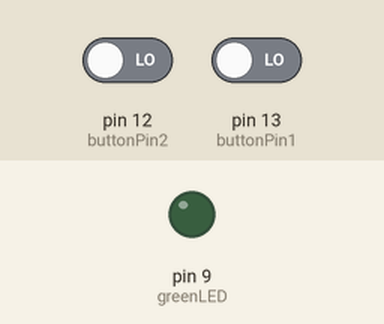
This sketch was run on a simulated Arduino Uno, built with avr-gcc and run on an emulated ATmega328P. Parts: output pins drawn as LEDs (lit = HIGH). The test bench sets the inputs (shaded band); at power-on: pin 12 (buttonPin2) LOW, pin 13 (buttonPin1) LOW.

Above: at 1.2 s.
1.3 s: pin 12 (buttonPin2) driven HIGH and pin 13 (buttonPin1) driven HIGH
At 2.5 s:
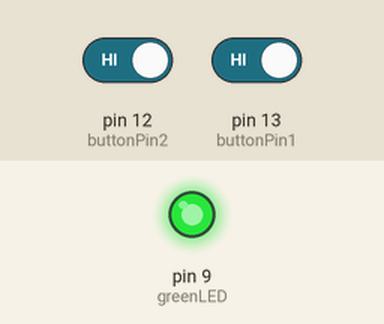
2.8 s: pin 12 (buttonPin2) driven LOW
At 3.7 s:
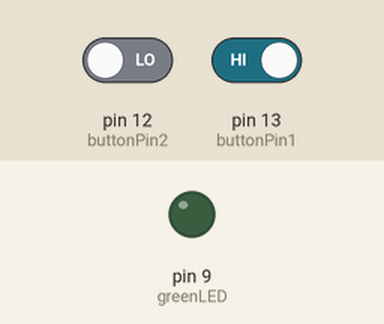
4.3 s: pin 12 (buttonPin2) driven HIGH
At 4.8 s:
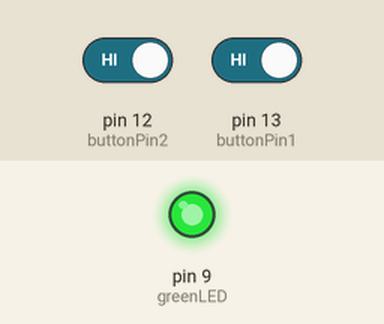
Timing chart, 0 to 7.3 s (numbered marks = the images above; inputs shaded):
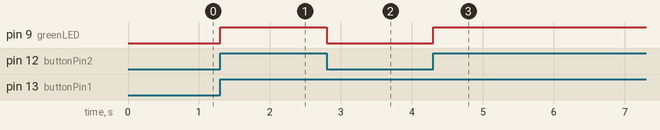

Measured:
- after the input at 1.3 s, pin 9 (greenLED): LOW → HIGH at once
- after the input at 2.8 s, pin 9 (greenLED): HIGH → LOW at once
- after the input at 4.3 s, pin 9 (greenLED): LOW → HIGH at once

The sketch:

LED_V_2BUTTONS.ino
```cpp
int buttonPin1 = 13;
int buttonPin2 = 12;
int greenLED = 9;
int buttonState1 = 0;
int buttonState2 = 0;


void setup() {
  // put your setup code here, to run once:
pinMode(buttonPin1,INPUT);
pinMode(buttonPin2,INPUT);
pinMode(greenLED,OUTPUT);
}

void loop() {
  // put your main code here, to run repeatedly:
buttonState1 = digitalRead(buttonPin1);
buttonState2 = digitalRead(buttonPin2);
if (buttonState1 == HIGH && buttonState2 == HIGH)
{

  digitalWrite(greenLED,HIGH);

}
else
{
  digitalWrite(greenLED,LOW);

}
}
```
